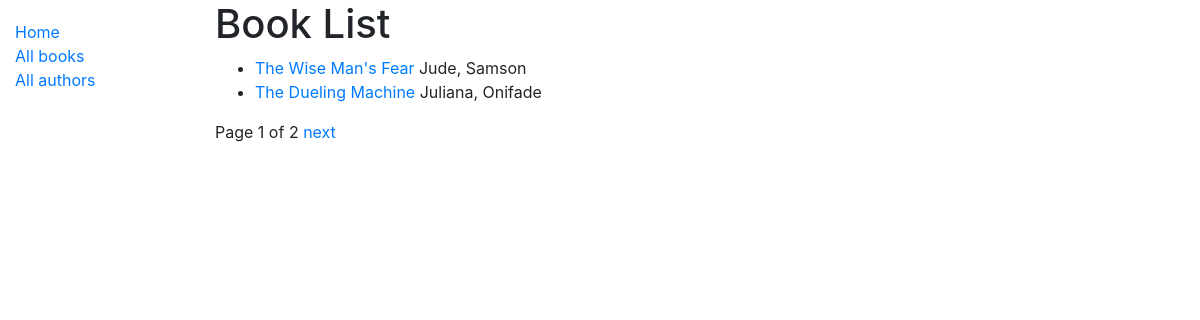
/catalog/books/, run on the app's committed database.
### catalog/models.py (models this page shows, shortened)
class Book(models.Model):
    title = models.CharField(max_length=200)
    author = models.ForeignKey('Author', on_delete=models.SET_NULL, null=True)
    summary = models.TextField(max_length=1000, help_text='Enter a brief description of the book')
    isbn = models.CharField('ISBN', max_length=13, unique=True,
                            help_text='13 Character <a href="https://www.isbn-international.org/content/what-isbn">ISBN number</a>')
    genre = models.ManyToManyField(Genre, help_text='Select a genre for this book')
    language = models.ForeignKey('Language', on_delete=models.SET_NULL, null=True)
    def get_absolute_url(self):
        return reverse('book-detail', args=[str(self.id)])
    def display_genre(self):
        """Create a string for the Genre. This is required to display genre in Admin."""
        return ', '.join(genre.name for genre in self.genre.all()[:3])
    display_genre.short_description = 'Genre'

class Author(models.Model):
    first_name = models.CharField(max_length=100)
    last_name = models.CharField(max_length=100)
    date_of_birth = models.DateField(null=True, blank=True)
    date_of_death = models.DateField('Died', null=True, blank=True)
    class Meta:
        ordering = ['last_name', 'first_name']
    def __str__(self):
        return f'{self.last_name}, {self.first_name}'

### catalog/views.py (the view)
# urls.py: path('books/', views.BookListView.as_view(), name='books'),
class BookListView(generic.ListView):
    model = Book
    paginate_by = 2

### catalog/templates/catalog/book_list.html
{% extends 'base_generic.html' %}
{% block content %}
  <h1>Book List</h1>
  {% if book_list%}
    <ul>
      {% for book in book_list %}
        <li>
          <a href="{{ book.get_absolute_url }}"> {{ book.title }} </a>
          {{ book.author }}
        </li>
      {% endfor %}
    </ul>
  {% else %}
    <p>There are no books in the library</p>
  {% endif %}
{% endblock %}

### data on the page
Book: title "The Wise Man's Fear", author "Jude, Samson"
Book: title "The Dueling Machine", author "Juliana, Onifade"

### other printed values
{{ page_obj.number }} "1"
{{ page_obj.paginator.num_pages }} "2"
